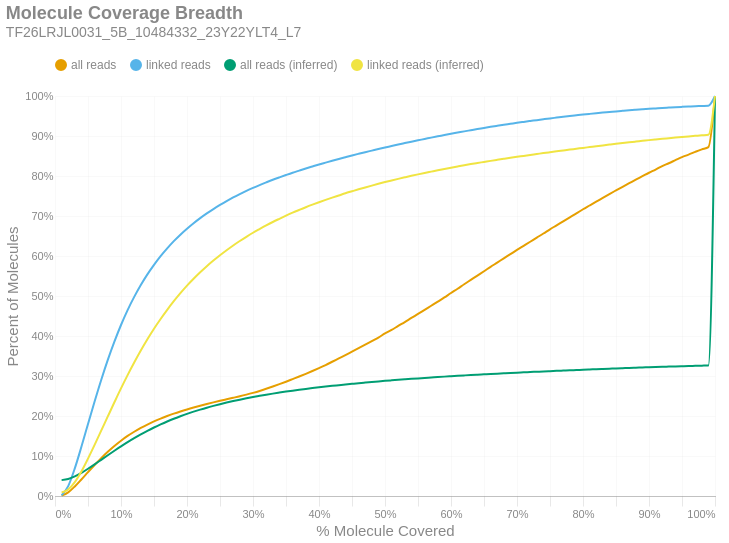

Write notebook code for a chart like this one.
### Markdown cell above
### Molecule Read Coverage
This chart shows molecule coverage breadth as computed by the number of bases aligned to that molecule. In other words, "*how much of each unique long molecule is actually sequenced/aligned?*" Keep in mind there is a distinction between sequences and alignments, since some sequences belonging to a particular molecule may not align well and wouldn't appear in the alignment data. This chart also shows molecule coverage breadth as computed by the *inferred fragment* from which the aligned sequences originate. Unlike read coverage, this calculation takes into account the total insert size, including unsequenced gaps between the forward and reverse reads. Like the previous figures, these are cumulative percents.

### Code cell
if SKIPLR:
    print_html(f"Skipped")
else:
    binned_df = consolidated_hist(valids['coverage_bp'], mask, 0.01, True)
    binned_df_inf = consolidated_hist(valids['coverage_inserts'], mask, 0.01, True)
    binned_df = binned_df.with_columns(pl.lit(binned_df_inf['all reads (cumsum)']).alias('all reads (inferred)'))
    binned_df = binned_df.with_columns(pl.lit(binned_df_inf['linked reads (cumsum)']).alias('linked reads (inferred)'))
    binned_df = binned_df.with_columns(
        (pl.col('bin').cast(pl.Float64) + 0.01).alias('right_edge')
    )

    with SafeRender(binned_df):
        (
            density_plot(binned_df, 'Molecule Coverage Breadth', samplename, 'molcov', ['all reads (inferred)','linked reads (inferred)'])
            .encode(
                #x=alt.X('bin:Q', title="% Molecule Covered").axis(format = '%').scale(padding=0),
                x=alt.X('right_edge:Q', title="% Molecule Covered").axis(format='%').scale(padding=0),
                y=alt.Y('value:Q', title='Percent of Molecules')
                    .axis(format='%')
                    .stack(False)
                    .scale(domainMin=0, padding=0),
                color=alt.Color("key:N").scale(domain = ["all reads", "linked reads", "all reads (inferred)", "linked reads (inferred)"]),
                tooltip = [
                    alt.Tooltip("key:N", title = "Data Type"),
                    alt.Tooltip("range_label:N", title="% Molecule Covered"),
                    alt.Tooltip("value:Q", format = ".2%", title="% Molecules")
                ]
            )
        ).display()

### Figure 1 — Vega-Lite specification as saved in the notebook (floating-point values rounded to 4 significant figures)
{"width": "container", "height": 400, "config": {"title": {"anchor": "start", "dy": -15, "fontSize": 18, "color": "#888888", "subtitleColor": "#888888", "subtitleFontSize": 14}, "arc": {"fill": "#0072B2"}, "axis": {"domainColor": "#888888", "domainWidth": 0.5, "gridWidth": 0.2, "grid": false, "titleFontWeight": 400, "titleFontSize": 15, "labelFontSize": 11, "labelColor": "#888888", "tickColor": "#888888", "tickWidth": 0.2, "titleColor": "#888888"}, "axisBand": {"grid": false}, "axisX": {"grid": true, "tickSize": 10, "domainCap": "round"}, "axisY": {"domain": false, "grid": true, "tickSize": 0, "domainCap": "round"}, "background": "transparent", "header": {"labelFontSize": 15, "labelColor": "#888888", "titleFontSize": 15, "titleFontWeight": 600, "titleColor": "#888888"}, "legend": {"labelFont": "sans-serif", "labelFontSize": 12, "labelColor": "#888888", "symbolSize": 100, "symbolType": "circle", "titleFontSize": 12, "titlePadding": 10, "titleColor": "#888888", "title": null, "orient": "top"}, "range": {"category": ["#E69F00", "#56B4E9", "#009E73", "#F0E442", "#0072B2", "#D55E00", "#CC79A7", "#000000"], "diverging": ["#cfe8f3", "#a2d4ec", "#73bfe2", "#46abdb", "#1696d2", "#12719e"]}, "area": {"fill": "#0072B2", "fillOpacity": 0.7, "line": true, "strokeOpacity": 0.7}, "line": {"color": "#0072B2", "stroke": "#0072B2", "strokeWidth": 2}, "trail": {"color": "#0072B2", "stroke": "#0072B2", "strokeWidth": 0, "size": 1}, "point": {"filled": true, "fillOpacity": 1.0, "size": 95}, "text": {"color": "#888888", "fontSize": 11, "align": "right", "fontWeight": 400, "size": 11}, "bar": {"fill": "#0072B2", "stroke": null}, "view": {"stroke": null, "continuousWidth": 660, "continuousHeight": 400}}, "data": {"name": "data-047ed0b6090d656d49168b6e43f37d58"}, "mark": {"type": "line", "interpolate": "monotone", "point": {"opacity": 0, "size": 275}}, "encoding": {"color": {"field": "key", "scale": {"domain": ["all reads", "linked reads", "all reads (inferred)", "linked reads (inferred)"]}, "type": "nominal"}, "tooltip": [{"field": "key", "title": "Data Type", "type": "nominal"}, {"field": "range_label", "title": "% Molecule Covered", "type": "nominal"}, {"field": "value", "format": ".2%", "title": "% Molecules", "type": "quantitative"}], "x": {"axis": {"format": "%"}, "field": "right_edge", "scale": {"padding": 0}, "title": "% Molecule Covered", "type": "quantitative"}, "y": {"axis": {"format": "%"}, "field": "value", "scale": {"domainMin": 0, "padding": 0}, "stack": false, "title": "Percent of Molecules", "type": "quantitative"}}, "params": [{"name": "param_c36ac31b6afebe62", "select": {"type": "point", "fields": ["key"]}, "bind": "legend"}], "title": {"text": "Molecule Coverage Breadth", "subtitle": "TF26LRJL0031_5B_10484332_23Y22YLT4_L7"}, "transform": [{"fold": ["all reads (cumsum)", "linked reads (cumsum)", "all reads (inferred)", "linked reads (inferred)"]}, {"calculate": "replace(datum.key, ' (cumsum)', '')", "as": "key"}, {"filter": {"param": "param_c36ac31b6afebe62"}}], "usermeta": {"embedOptions": {"downloadFileName": "TF26LRJL0031_5B_10484332_23Y22YLT4_L7.molcov"}}, "$schema": "https://vega.github.io/schema/vega-lite/v6.4.1.json", "datasets": {"data-047ed0b6090d656d49168b6e43f37d58": [{"bin": "0.0", "interval": "0.0-0.01", "all reads": 0.000802, "linked reads": 0.001601, "all reads (cumsum)": 0.000802, "linked reads (cumsum)": 0.001601, "range_label": "0.0-0.01", "all reads (inferred)": 0.03968, "linked reads (inferred)": 0.008743, "right_edge": 0.01}, {"bin": "0.01", "interval": "0.01-0.02", "all reads": 0.008263, "linked reads": 0.02316, "all reads (cumsum)": 0.009064, "linked reads (cumsum)": 0.02476, "range_label": "0.01-0.02", "all reads (inferred)": 0.04264, "linked reads (inferred)": 0.01638, "right_edge": 0.02}, {"bin": "0.02", "interval": "0.02-0.03", "all reads": 0.01481, "linked reads": 0.04432, "all reads (cumsum)": 0.02388, "linked reads (cumsum)": 0.06908, "range_label": "0.02-0.03", "all reads (inferred)": 0.04894, "linked reads (inferred)": 0.03488, "right_edge": 0.03}, {"bin": "0.03", "interval": "0.03-0.04", "all reads": 0.01746, "linked reads": 0.05391, "all reads (cumsum)": 0.04134, "linked reads (cumsum)": 0.123, "range_label": "0.03-0.04", "all reads (inferred)": 0.05767, "linked reads (inferred)": 0.06144, "right_edge": 0.04}, {"bin": "0.04", "interval": "0.04-0.05", "all reads": 0.01824, "linked reads": 0.0569, "all reads (cumsum)": 0.05958, "linked reads (cumsum)": 0.1799, "range_label": "0.04-0.05", "all reads (inferred)": 0.06806, "linked reads (inferred)": 0.09347, "right_edge": 0.05}, {"bin": "0.05", "interval": "0.05-0.06", "all reads": 0.0179, "linked reads": 0.0562, "all reads (cumsum)": 0.07748, "linked reads (cumsum)": 0.2361, "range_label": "0.05-0.06", "all reads (inferred)": 0.07911, "linked reads (inferred)": 0.1278, "right_edge": 0.06}, {"bin": "0.06", "interval": "0.06-0.07", "all reads": 0.01714, "linked reads": 0.05388, "all reads (cumsum)": 0.09462, "linked reads (cumsum)": 0.29, "range_label": "0.06-0.07", "all reads (inferred)": 0.09045, "linked reads (inferred)": 0.1633, "right_edge": 0.07}, {"bin": "0.07", "interval": "0.07-0.08", "all reads": 0.01595, "linked reads": 0.05024, "all reads (cumsum)": 0.1106, "linked reads (cumsum)": 0.3402, "range_label": "0.07-0.08", "all reads (inferred)": 0.1018, "linked reads (inferred)": 0.1989, "right_edge": 0.08}, {"bin": "0.08", "interval": "0.08-0.09", "all reads": 0.01448, "linked reads": 0.04567, "all reads (cumsum)": 0.1251, "linked reads (cumsum)": 0.3859, "range_label": "0.08-0.09", "all reads (inferred)": 0.113, "linked reads (inferred)": 0.2343, "right_edge": 0.09}, {"bin": "0.09", "interval": "0.09-0.1", "all reads": 0.01322, "linked reads": 0.04162, "all reads (cumsum)": 0.1383, "linked reads (cumsum)": 0.4275, "range_label": "0.09-0.1", "all reads (inferred)": 0.1241, "linked reads (inferred)": 0.269, "right_edge": 0.1}, {"bin": "0.1", "interval": "0.1-0.11", "all reads": 0.01185, "linked reads": 0.03723, "all reads (cumsum)": 0.1501, "linked reads (cumsum)": 0.4647, "range_label": "0.1-0.11", "all reads (inferred)": 0.1346, "linked reads (inferred)": 0.3022, "right_edge": 0.11}, {"bin": "0.11", "interval": "0.11-0.12", "all reads": 0.01055, "linked reads": 0.03309, "all reads (cumsum)": 0.1607, "linked reads (cumsum)": 0.4978, "range_label": "0.11-0.12", "all reads (inferred)": 0.1445, "linked reads (inferred)": 0.3336, "right_edge": 0.12}, {"bin": "0.12", "interval": "0.12-0.13", "all reads": 0.009477, "linked reads": 0.02965, "all reads (cumsum)": 0.1701, "linked reads (cumsum)": 0.5275, "range_label": "0.12-0.13", "all reads (inferred)": 0.1541, "linked reads (inferred)": 0.3636, "right_edge": 0.13}, {"bin": "0.13", "interval": "0.13-0.14", "all reads": 0.008526, "linked reads": 0.02652, "all reads (cumsum)": 0.1787, "linked reads (cumsum)": 0.554, "range_label": "0.13-0.14", "all reads (inferred)": 0.163, "linked reads (inferred)": 0.3918, "right_edge": 0.14}, {"bin": "0.14", "interval": "0.14-0.15", "all reads": 0.007681, "linked reads": 0.02376, "all reads (cumsum)": 0.1864, "linked reads (cumsum)": 0.5778, "range_label": "0.14-0.15", "all reads (inferred)": 0.1713, "linked reads (inferred)": 0.4181, "right_edge": 0.15}, {"bin": "0.15", "interval": "0.15-0.16", "all reads": 0.007104, "linked reads": 0.02178, "all reads (cumsum)": 0.1935, "linked reads (cumsum)": 0.5995, "range_label": "0.15-0.16", "all reads (inferred)": 0.179, "linked reads (inferred)": 0.4425, "right_edge": 0.16}, {"bin": "0.16", "interval": "0.16-0.17", "all reads": 0.0064, "linked reads": 0.01943, "all reads (cumsum)": 0.1999, "linked reads (cumsum)": 0.619, "range_label": "0.16-0.17", "all reads (inferred)": 0.1863, "linked reads (inferred)": 0.4655, "right_edge": 0.17}, {"bin": "0.17", "interval": "0.17-0.18", "all reads": 0.006026, "linked reads": 0.01812, "all reads (cumsum)": 0.2059, "linked reads (cumsum)": 0.6371, "range_label": "0.17-0.18", "all reads (inferred)": 0.1931, "linked reads (inferred)": 0.487, "right_edge": 0.18}, {"bin": "0.18", "interval": "0.18-0.19", "all reads": 0.005488, "linked reads": 0.01628, "all reads (cumsum)": 0.2114, "linked reads (cumsum)": 0.6534, "range_label": "0.18-0.19", "all reads (inferred)": 0.1994, "linked reads (inferred)": 0.507, "right_edge": 0.19}, {"bin": "0.19", "interval": "0.19-0.2", "all reads": 0.005074, "linked reads": 0.01482, "all reads (cumsum)": 0.2164, "linked reads (cumsum)": 0.6682, "range_label": "0.19-0.2", "all reads (inferred)": 0.2054, "linked reads (inferred)": 0.5258, "right_edge": 0.2}, {"bin": "0.2", "interval": "0.2-0.21", "all reads": 0.004746, "linked reads": 0.01375, "all reads (cumsum)": 0.2212, "linked reads (cumsum)": 0.6819, "range_label": "0.2-0.21", "all reads (inferred)": 0.2109, "linked reads (inferred)": 0.5431, "right_edge": 0.21}, {"bin": "0.21", "interval": "0.21-0.22", "all reads": 0.004485, "linked reads": 0.01274, "all reads (cumsum)": 0.2257, "linked reads (cumsum)": 0.6947, "range_label": "0.21-0.22", "all reads (inferred)": 0.216, "linked reads (inferred)": 0.5593, "right_edge": 0.22}, {"bin": "0.22", "interval": "0.22-0.23", "all reads": 0.004294, "linked reads": 0.01178, "all reads (cumsum)": 0.23, "linked reads (cumsum)": 0.7065, "range_label": "0.22-0.23", "all reads (inferred)": 0.2208, "linked reads (inferred)": 0.5745, "right_edge": 0.23}, {"bin": "0.23", "interval": "0.23-0.24", "all reads": 0.004112, "linked reads": 0.01091, "all reads (cumsum)": 0.2341, "linked reads (cumsum)": 0.7174, "range_label": "0.23-0.24", "all reads (inferred)": 0.2253, "linked reads (inferred)": 0.5885, "right_edge": 0.24}, {"bin": "0.24", "interval": "0.24-0.25", "all reads": 0.003987, "linked reads": 0.01028, "all reads (cumsum)": 0.2381, "linked reads (cumsum)": 0.7276, "range_label": "0.24-0.25", "all reads (inferred)": 0.2295, "linked reads (inferred)": 0.6019, "right_edge": 0.25}, {"bin": "0.25", "interval": "0.25-0.26", "all reads": 0.003763, "linked reads": 0.009659, "all reads (cumsum)": 0.2418, "linked reads (cumsum)": 0.7373, "range_label": "0.25-0.26", "all reads (inferred)": 0.2335, "linked reads (inferred)": 0.6144, "right_edge": 0.26}, {"bin": "0.26", "interval": "0.26-0.27", "all reads": 0.003723, "linked reads": 0.009081, "all reads (cumsum)": 0.2456, "linked reads (cumsum)": 0.7464, "range_label": "0.26-0.27", "all reads (inferred)": 0.2373, "linked reads (inferred)": 0.6263, "right_edge": 0.27}, {"bin": "0.27", "interval": "0.27-0.28", "all reads": 0.003773, "linked reads": 0.008349, "all reads (cumsum)": 0.2493, "linked reads (cumsum)": 0.7547, "range_label": "0.27-0.28", "all reads (inferred)": 0.2408, "linked reads (inferred)": 0.6374, "right_edge": 0.28}, {"bin": "0.28", "interval": "0.28-0.29", "all reads": 0.004096, "linked reads": 0.007982, "all reads (cumsum)": 0.2534, "linked reads (cumsum)": 0.7627, "range_label": "0.28-0.29", "all reads (inferred)": 0.2442, "linked reads (inferred)": 0.648, "right_edge": 0.29}, {"bin": "0.29", "interval": "0.29-0.3", "all reads": 0.004418, "linked reads": 0.007481, "all reads (cumsum)": 0.2578, "linked reads (cumsum)": 0.7702, "range_label": "0.29-0.3", "all reads (inferred)": 0.2474, "linked reads (inferred)": 0.6581, "right_edge": 0.3}, {"bin": "0.3", "interval": "0.3-0.31", "all reads": 0.004804, "linked reads": 0.007096, "all reads (cumsum)": 0.2626, "linked reads (cumsum)": 0.7773, "range_label": "0.3-0.31", "all reads (inferred)": 0.2504, "linked reads (inferred)": 0.6675, "right_edge": 0.31}, {"bin": "0.31", "interval": "0.31-0.32", "all reads": 0.005334, "linked reads": 0.006752, "all reads (cumsum)": 0.268, "linked reads (cumsum)": 0.784, "range_label": "0.31-0.32", "all reads (inferred)": 0.2532, "linked reads (inferred)": 0.6766, "right_edge": 0.32}, {"bin": "0.32", "interval": "0.32-0.33", "all reads": 0.005712, "linked reads": 0.006535, "all reads (cumsum)": 0.2737, "linked reads (cumsum)": 0.7906, "range_label": "0.32-0.33", "all reads (inferred)": 0.256, "linked reads (inferred)": 0.685, "right_edge": 0.33}, {"bin": "0.33", "interval": "0.33-0.34", "all reads": 0.00594, "linked reads": 0.006065, "all reads (cumsum)": 0.2796, "linked reads (cumsum)": 0.7966, "range_label": "0.33-0.34", "all reads (inferred)": 0.2585, "linked reads (inferred)": 0.693, "right_edge": 0.34}, {"bin": "0.34", "interval": "0.34-0.35", "all reads": 0.006133, "linked reads": 0.005845, "all reads (cumsum)": 0.2858, "linked reads (cumsum)": 0.8025, "range_label": "0.34-0.35", "all reads (inferred)": 0.261, "linked reads (inferred)": 0.7008, "right_edge": 0.35}, {"bin": "0.35", "interval": "0.35-0.36", "all reads": 0.006409, "linked reads": 0.005684, "all reads (cumsum)": 0.2922, "linked reads (cumsum)": 0.8082, "range_label": "0.35-0.36", "all reads (inferred)": 0.2634, "linked reads (inferred)": 0.7082, "right_edge": 0.36}, {"bin": "0.36", "interval": "0.36-0.37", "all reads": 0.00646, "linked reads": 0.005331, "all reads (cumsum)": 0.2986, "linked reads (cumsum)": 0.8135, "range_label": "0.36-0.37", "all reads (inferred)": 0.2656, "linked reads (inferred)": 0.7152, "right_edge": 0.37}, {"bin": "0.37", "interval": "0.37-0.38", "all reads": 0.006776, "linked reads": 0.005259, "all reads (cumsum)": 0.3054, "linked reads (cumsum)": 0.8188, "range_label": "0.37-0.38", "all reads (inferred)": 0.2677, "linked reads (inferred)": 0.7219, "right_edge": 0.38}, {"bin": "0.38", "interval": "0.38-0.39", "all reads": 0.007083, "linked reads": 0.005035, "all reads (cumsum)": 0.3125, "linked reads (cumsum)": 0.8238, "range_label": "0.38-0.39", "all reads (inferred)": 0.2697, "linked reads (inferred)": 0.7283, "right_edge": 0.39}, {"bin": "0.39", "interval": "0.39-0.4", "all reads": 0.007316, "linked reads": 0.004959, "all reads (cumsum)": 0.3198, "linked reads (cumsum)": 0.8288, "range_label": "0.39-0.4", "all reads (inferred)": 0.2717, "linked reads (inferred)": 0.7344, "right_edge": 0.4}, {"bin": "0.4", "interval": "0.4-0.41", "all reads": 0.007564, "linked reads": 0.004674, "all reads (cumsum)": 0.3274, "linked reads (cumsum)": 0.8334, "range_label": "0.4-0.41", "all reads (inferred)": 0.2735, "linked reads (inferred)": 0.7402, "right_edge": 0.41}, {"bin": "0.41", "interval": "0.41-0.42", "all reads": 0.008262, "linked reads": 0.004658, "all reads (cumsum)": 0.3356, "linked reads (cumsum)": 0.8381, "range_label": "0.41-0.42", "all reads (inferred)": 0.2754, "linked reads (inferred)": 0.7459, "right_edge": 0.42}, {"bin": "0.42", "interval": "0.42-0.43", "all reads": 0.008432, "linked reads": 0.004563, "all reads (cumsum)": 0.3441, "linked reads (cumsum)": 0.8426, "range_label": "0.42-0.43", "all reads (inferred)": 0.2771, "linked reads (inferred)": 0.7513, "right_edge": 0.43}, {"bin": "0.43", "interval": "0.43-0.44", "all reads": 0.008375, "linked reads": 0.004408, "all reads (cumsum)": 0.3524, "linked reads (cumsum)": 0.8471, "range_label": "0.43-0.44", "all reads (inferred)": 0.2788, "linked reads (inferred)": 0.7568, "right_edge": 0.44}, {"bin": "0.44", "interval": "0.44-0.45", "all reads": 0.008586, "linked reads": 0.004358, "all reads (cumsum)": 0.361, "linked reads (cumsum)": 0.8514, "range_label": "0.44-0.45", "all reads (inferred)": 0.2805, "linked reads (inferred)": 0.7618, "right_edge": 0.45}, {"bin": "0.45", "interval": "0.45-0.46", "all reads": 0.008518, "linked reads": 0.004107, "all reads (cumsum)": 0.3695, "linked reads (cumsum)": 0.8555, "range_label": "0.45-0.46", "all reads (inferred)": 0.282, "linked reads (inferred)": 0.7667, "right_edge": 0.46}, {"bin": "0.46", "interval": "0.46-0.47", "all reads": 0.008697, "linked reads": 0.003992, "all reads (cumsum)": 0.3782, "linked reads (cumsum)": 0.8595, "range_label": "0.46-0.47", "all reads (inferred)": 0.2835, "linked reads (inferred)": 0.7714, "right_edge": 0.47}, {"bin": "0.47", "interval": "0.47-0.48", "all reads": 0.009024, "linked reads": 0.003936, "all reads (cumsum)": 0.3873, "linked reads (cumsum)": 0.8634, "range_label": "0.47-0.48", "all reads (inferred)": 0.285, "linked reads (inferred)": 0.776, "right_edge": 0.48}, {"bin": "0.48", "interval": "0.48-0.49", "all reads": 0.00891, "linked reads": 0.003939, "all reads (cumsum)": 0.3962, "linked reads (cumsum)": 0.8674, "range_label": "0.48-0.49", "all reads (inferred)": 0.2864, "linked reads (inferred)": 0.7805, "right_edge": 0.49}, {"bin": "0.49", "interval": "0.49-0.5", "all reads": 0.01012, "linked reads": 0.003929, "all reads (cumsum)": 0.4063, "linked reads (cumsum)": 0.8713, "range_label": "0.49-0.5", "all reads (inferred)": 0.2878, "linked reads (inferred)": 0.7848, "right_edge": 0.5}, {"bin": "0.5", "interval": "0.5-0.51", "all reads": 0.00888, "linked reads": 0.003612, "all reads (cumsum)": 0.4152, "linked reads (cumsum)": 0.8749, "range_label": "0.5-0.51", "all reads (inferred)": 0.2891, "linked reads (inferred)": 0.7888, "right_edge": 0.51}, {"bin": "0.51", "interval": "0.51-0.52", "all reads": 0.009991, "linked reads": 0.003758, "all reads (cumsum)": 0.4252, "linked reads (cumsum)": 0.8787, "range_label": "0.51-0.52", "all reads (inferred)": 0.2904, "linked reads (inferred)": 0.7928, "right_edge": 0.52}, {"bin": "0.52", "interval": "0.52-0.53", "all reads": 0.009784, "linked reads": 0.00358, "all reads (cumsum)": 0.435, "linked reads (cumsum)": 0.8823, "range_label": "0.52-0.53", "all reads (inferred)": 0.2917, "linked reads (inferred)": 0.7967, "right_edge": 0.53}, {"bin": "0.53", "interval": "0.53-0.54", "all reads": 0.0102, "linked reads": 0.00355, "all reads (cumsum)": 0.4451, "linked reads (cumsum)": 0.8858, "range_label": "0.53-0.54", "all reads (inferred)": 0.2929, "linked reads (inferred)": 0.8005, "right_edge": 0.54}, {"bin": "0.54", "interval": "0.54-0.55", "all reads": 0.009961, "linked reads": 0.003434, "all reads (cumsum)": 0.4551, "linked reads (cumsum)": 0.8893, "range_label": "0.54-0.55", "all reads (inferred)": 0.294, "linked reads (inferred)": 0.8041, "right_edge": 0.55}, {"bin": "0.55", "interval": "0.55-0.56", "all reads": 0.01027, "linked reads": 0.003289, "all reads (cumsum)": 0.4654, "linked reads (cumsum)": 0.8925, "range_label": "0.55-0.56", "all reads (inferred)": 0.2952, "linked reads (inferred)": 0.8076, "right_edge": 0.56}, {"bin": "0.56", "interval": "0.56-0.57", "all reads": 0.01024, "linked reads": 0.003409, "all reads (cumsum)": 0.4756, "linked reads (cumsum)": 0.8959, "range_label": "0.56-0.57", "all reads (inferred)": 0.2963, "linked reads (inferred)": 0.8109, "right_edge": 0.57}, {"bin": "0.57", "interval": "0.57-0.58", "all reads": 0.01027, "linked reads": 0.003222, "all reads (cumsum)": 0.4859, "linked reads (cumsum)": 0.8992, "range_label": "0.57-0.58", "all reads (inferred)": 0.2974, "linked reads (inferred)": 0.8143, "right_edge": 0.58}, {"bin": "0.58", "interval": "0.58-0.59", "all reads": 0.01045, "linked reads": 0.003164, "all reads (cumsum)": 0.4963, "linked reads (cumsum)": 0.9023, "range_label": "0.58-0.59", "all reads (inferred)": 0.2984, "linked reads (inferred)": 0.8176, "right_edge": 0.59}, {"bin": "0.59", "interval": "0.59-0.6", "all reads": 0.01111, "linked reads": 0.003216, "all reads (cumsum)": 0.5075, "linked reads (cumsum)": 0.9056, "range_label": "0.59-0.6", "all reads (inferred)": 0.2995, "linked reads (inferred)": 0.8207, "right_edge": 0.6}, {"bin": "0.6", "interval": "0.6-0.61", "all reads": 0.01067, "linked reads": 0.002979, "all reads (cumsum)": 0.5181, "linked reads (cumsum)": 0.9085, "range_label": "0.6-0.61", "all reads (inferred)": 0.3005, "linked reads (inferred)": 0.8238, "right_edge": 0.61}, {"bin": "0.61", "interval": "0.61-0.62", "all reads": 0.0112, "linked reads": 0.003065, "all reads (cumsum)": 0.5293, "linked reads (cumsum)": 0.9116, "range_label": "0.61-0.62", "all reads (inferred)": 0.3015, "linked reads (inferred)": 0.8268, "right_edge": 0.62}, {"bin": "0.62", "interval": "0.62-0.63", "all reads": 0.01083, "linked reads": 0.002829, "all reads (cumsum)": 0.5402, "linked reads (cumsum)": 0.9144, "range_label": "0.62-0.63", "all reads (inferred)": 0.3024, "linked reads (inferred)": 0.8298, "right_edge": 0.63}, {"bin": "0.63", "interval": "0.63-0.64", "all reads": 0.01088, "linked reads": 0.002854, "all reads (cumsum)": 0.551, "linked reads (cumsum)": 0.9173, "range_label": "0.63-0.64", "all reads (inferred)": 0.3033, "linked reads (inferred)": 0.8325, "right_edge": 0.64}, {"bin": "0.64", "interval": "0.64-0.65", "all reads": 0.0108, "linked reads": 0.002801, "all reads (cumsum)": 0.5618, "linked reads (cumsum)": 0.9201, "range_label": "0.64-0.65", "all reads (inferred)": 0.3042, "linked reads (inferred)": 0.8351, "right_edge": 0.65}, {"bin": "0.65", "interval": "0.65-0.66", "all reads": 0.01111, "linked reads": 0.002835, "all reads (cumsum)": 0.573, "linked reads (cumsum)": 0.9229, "range_label": "0.65-0.66", "all reads (inferred)": 0.3051, "linked reads (inferred)": 0.8378, "right_edge": 0.66}, {"bin": "0.66", "interval": "0.66-0.67", "all reads": 0.01046, "linked reads": 0.00263, "all reads (cumsum)": 0.5834, "linked reads (cumsum)": 0.9255, "range_label": "0.66-0.67", "all reads (inferred)": 0.3059, "linked reads (inferred)": 0.8404, "right_edge": 0.67}, {"bin": "0.67", "interval": "0.67-0.68", "all reads": 0.01078, "linked reads": 0.002554, "all reads (cumsum)": 0.5942, "linked reads (cumsum)": 0.9281, "range_label": "0.67-0.68", "all reads (inferred)": 0.3068, "linked reads (inferred)": 0.843, "right_edge": 0.68}, {"bin": "0.68", "interval": "0.68-0.69", "all reads": 0.01041, "linked reads": 0.002435, "all reads (cumsum)": 0.6046, "linked reads (cumsum)": 0.9305, "range_label": "0.68-0.69", "all reads (inferred)": 0.3076, "linked reads (inferred)": 0.8455, "right_edge": 0.69}, {"bin": "0.69", "interval": "0.69-0.7", "all reads": 0.01057, "linked reads": 0.002478, "all reads (cumsum)": 0.6152, "linked reads (cumsum)": 0.933, "range_label": "0.69-0.7", "all reads (inferred)": 0.3084, "linked reads (inferred)": 0.848, "right_edge": 0.7}, {"bin": "0.7", "interval": "0.7-0.71", "all reads": 0.01024, "linked reads": 0.002258, "all reads (cumsum)": 0.6254, "linked reads (cumsum)": 0.9353, "range_label": "0.7-0.71", "all reads (inferred)": 0.3091, "linked reads (inferred)": 0.8503, "right_edge": 0.71}, {"bin": "0.71", "interval": "0.71-0.72", "all reads": 0.01023, "linked reads": 0.002195, "all reads (cumsum)": 0.6356, "linked reads (cumsum)": 0.9375, "range_label": "0.71-0.72", "all reads (inferred)": 0.3099, "linked reads (inferred)": 0.8527, "right_edge": 0.72}, {"bin": "0.72", "interval": "0.72-0.73", "all reads": 0.0104, "linked reads": 0.002172, "all reads (cumsum)": 0.646, "linked reads (cumsum)": 0.9396, "range_label": "0.72-0.73", "all reads (inferred)": 0.3107, "linked reads (inferred)": 0.8549, "right_edge": 0.73}, {"bin": "0.73", "interval": "0.73-0.74", "all reads": 0.01015, "linked reads": 0.002212, "all reads (cumsum)": 0.6562, "linked reads (cumsum)": 0.9418, "range_label": "0.73-0.74", "all reads (inferred)": 0.3114, "linked reads (inferred)": 0.8573, "right_edge": 0.74}, {"bin": "0.74", "interval": "0.74-0.75", "all reads": 0.01057, "linked reads": 0.002167, "all reads (cumsum)": 0.6668, "linked reads (cumsum)": 0.944, "range_label": "0.74-0.75", "all reads (inferred)": 0.3121, "linked reads (inferred)": 0.8595, "right_edge": 0.75}, {"bin": "0.75", "interval": "0.75-0.76", "all reads": 0.009879, "linked reads": 0.002023, "all reads (cumsum)": 0.6766, "linked reads (cumsum)": 0.946, "range_label": "0.75-0.76", "all reads (inferred)": 0.3128, "linked reads (inferred)": 0.8616, "right_edge": 0.76}, {"bin": "0.76", "interval": "0.76-0.77", "all reads": 0.01013, "linked reads": 0.002032, "all reads (cumsum)": 0.6868, "linked reads (cumsum)": 0.9481, "range_label": "0.76-0.77", "all reads (inferred)": 0.3135, "linked reads (inferred)": 0.8638, "right_edge": 0.77}, {"bin": "0.77", "interval": "0.77-0.78", "all reads": 0.009978, "linked reads": 0.001951, "all reads (cumsum)": 0.6968, "linked reads (cumsum)": 0.95, "range_label": "0.77-0.78", "all reads (inferred)": 0.3143, "linked reads (inferred)": 0.866, "right_edge": 0.78}, {"bin": "0.78", "interval": "0.78-0.79", "all reads": 0.009757, "linked reads": 0.0018, "all reads (cumsum)": 0.7065, "linked reads (cumsum)": 0.9518, "range_label": "0.78-0.79", "all reads (inferred)": 0.3149, "linked reads (inferred)": 0.8681, "right_edge": 0.79}, {"bin": "0.79", "interval": "0.79-0.8", "all reads": 0.01037, "linked reads": 0.00178, "all reads (cumsum)": 0.7169, "linked reads (cumsum)": 0.9536, "range_label": "0.79-0.8", "all reads (inferred)": 0.3156, "linked reads (inferred)": 0.8703, "right_edge": 0.8}, {"bin": "0.8", "interval": "0.8-0.81", "all reads": 0.009379, "linked reads": 0.001683, "all reads (cumsum)": 0.7263, "linked reads (cumsum)": 0.9553, "range_label": "0.8-0.81", "all reads (inferred)": 0.3163, "linked reads (inferred)": 0.8724, "right_edge": 0.81}, {"bin": "0.81", "interval": "0.81-0.82", "all reads": 0.009466, "linked reads": 0.001649, "all reads (cumsum)": 0.7357, "linked reads (cumsum)": 0.9569, "range_label": "0.81-0.82", "all reads (inferred)": 0.317, "linked reads (inferred)": 0.8744, "right_edge": 0.82}, {"bin": "0.82", "interval": "0.82-0.83", "all reads": 0.009655, "linked reads": 0.001581, "all reads (cumsum)": 0.7454, "linked reads (cumsum)": 0.9585, "range_label": "0.82-0.83", "all reads (inferred)": 0.3176, "linked reads (inferred)": 0.8765, "right_edge": 0.83}, {"bin": "0.83", "interval": "0.83-0.84", "all reads": 0.009462, "linked reads": 0.001457, "all reads (cumsum)": 0.7548, "linked reads (cumsum)": 0.96, "range_label": "0.83-0.84", "all reads (inferred)": 0.3183, "linked reads (inferred)": 0.8785, "right_edge": 0.84}, {"bin": "0.84", "interval": "0.84-0.85", "all reads": 0.009164, "linked reads": 0.001508, "all reads (cumsum)": 0.764, "linked reads (cumsum)": 0.9615, "range_label": "0.84-0.85", "all reads (inferred)": 0.3189, "linked reads (inferred)": 0.8805, "right_edge": 0.85}, {"bin": "0.85", "interval": "0.85-0.86", "all reads": 0.009095, "linked reads": 0.001375, "all reads (cumsum)": 0.7731, "linked reads (cumsum)": 0.9629, "range_label": "0.85-0.86", "all reads (inferred)": 0.3196, "linked reads (inferred)": 0.8824, "right_edge": 0.86}, {"bin": "0.86", "interval": "0.86-0.87", "all reads": 0.008824, "linked reads": 0.001349, "all reads (cumsum)": 0.7819, "linked reads (cumsum)": 0.9642, "range_label": "0.86-0.87", "all reads (inferred)": 0.3202, "linked reads (inferred)": 0.8843, "right_edge": 0.87}, {"bin": "0.87", "interval": "0.87-0.88", "all reads": 0.008889, "linked reads": 0.001277, "all reads (cumsum)": 0.7908, "linked reads (cumsum)": 0.9655, "range_label": "0.87-0.88", "all reads (inferred)": 0.3208, "linked reads (inferred)": 0.8861, "right_edge": 0.88}, {"bin": "0.88", "interval": "0.88-0.89", "all reads": 0.008619, "linked reads": 0.001245, "all reads (cumsum)": 0.7994, "linked reads (cumsum)": 0.9667, "range_label": "0.88-0.89", "all reads (inferred)": 0.3213, "linked reads (inferred)": 0.8879, "right_edge": 0.89}, {"bin": "0.89", "interval": "0.89-0.9", "all reads": 0.008686, "linked reads": 0.001189, "all reads (cumsum)": 0.8081, "linked reads (cumsum)": 0.9679, "range_label": "0.89-0.9", "all reads (inferred)": 0.3219, "linked reads (inferred)": 0.8897, "right_edge": 0.9}, {"bin": "0.9", "interval": "0.9-0.91", "all reads": 0.007873, "linked reads": 0.001078, "all reads (cumsum)": 0.816, "linked reads (cumsum)": 0.969, "range_label": "0.9-0.91", "all reads (inferred)": 0.3225, "linked reads (inferred)": 0.8914, "right_edge": 0.91}, {"bin": "0.91", "interval": "0.91-0.92", "all reads": 0.008794, "linked reads": 0.001084, "all reads (cumsum)": 0.8248, "linked reads (cumsum)": 0.9701, "range_label": "0.91-0.92", "all reads (inferred)": 0.323, "linked reads (inferred)": 0.893, "right_edge": 0.92}, {"bin": "0.92", "interval": "0.92-0.93", "all reads": 0.007167, "linked reads": 0.0009608, "all reads (cumsum)": 0.8319, "linked reads (cumsum)": 0.971, "range_label": "0.92-0.93", "all reads (inferred)": 0.3235, "linked reads (inferred)": 0.8945, "right_edge": 0.93}, {"bin": "0.93", "interval": "0.93-0.94", "all reads": 0.007675, "linked reads": 0.0009403, "all reads (cumsum)": 0.8396, "linked reads (cumsum)": 0.972, "range_label": "0.93-0.94", "all reads (inferred)": 0.324, "linked reads (inferred)": 0.896, "right_edge": 0.94}, {"bin": "0.94", "interval": "0.94-0.95", "all reads": 0.007643, "linked reads": 0.0008386, "all reads (cumsum)": 0.8473, "linked reads (cumsum)": 0.9728, "range_label": "0.94-0.95", "all reads (inferred)": 0.3245, "linked reads (inferred)": 0.8974, "right_edge": 0.95}, {"bin": "0.95", "interval": "0.95-0.96", "all reads": 0.006271, "linked reads": 0.0008039, "all reads (cumsum)": 0.8535, "linked reads (cumsum)": 0.9736, "range_label": "0.95-0.96", "all reads (inferred)": 0.325, "linked reads (inferred)": 0.8989, "right_edge": 0.96}, {"bin": "0.96", "interval": "0.96-0.97", "all reads": 0.00671, "linked reads": 0.0007996, "all reads (cumsum)": 0.8602, "linked reads (cumsum)": 0.9744, "range_label": "0.96-0.97", "all reads (inferred)": 0.3254, "linked reads (inferred)": 0.9003, "right_edge": 0.97}, {"bin": "0.97", "interval": "0.97-0.98", "all reads": 0.006394, "linked reads": 0.0006979, "all reads (cumsum)": 0.8666, "linked reads (cumsum)": 0.9751, "range_label": "0.97-0.98", "all reads (inferred)": 0.3259, "linked reads (inferred)": 0.9018, "right_edge": 0.98}, {"bin": "0.98", "interval": "0.98-0.99", "all reads": 0.005722, "linked reads": 0.0007358, "all reads (cumsum)": 0.8724, "linked reads (cumsum)": 0.9759, "range_label": "0.98-0.99", "all reads (inferred)": 0.3265, "linked reads (inferred)": 0.9033, "right_edge": 0.99}, {"bin": "0.99", "interval": "0.99-1.0", "all reads": 0.1276, "linked reads": 0.02415, "all reads (cumsum)": 1.0, "linked reads (cumsum)": 1.0, "range_label": "0.99-1.0", "all reads (inferred)": 1.0, "linked reads (inferred)": 1.0, "right_edge": 1.0}]}}
